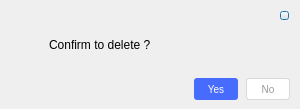
<?xml version="1.0" encoding="UTF-8"?>
<ui version="4.0">
 <class>ConfirmDialog</class>
 <widget class="QDialog" name="ConfirmDialog">
  <property name="geometry">
   <rect>
    <x>0</x>
    <y>0</y>
    <width>300</width>
    <height>109</height>
   </rect>
  </property>
  <property name="windowTitle">
   <string>Dialog</string>
  </property>
  <widget class="QLabel" name="label_askimg">
   <property name="geometry">
    <rect>
     <x>23</x>
     <y>36</y>
     <width>16</width>
     <height>16</height>
    </rect>
   </property>
   <property name="styleSheet">
    <string notr="true">border-image: url(:/images/ask.png);</string>
   </property>
   <property name="text">
    <string/>
   </property>
  </widget>
  <widget class="QPushButton" name="pushButton_cancel">
   <property name="geometry">
    <rect>
     <x>246</x>
     <y>78</y>
     <width>44</width>
     <height>22</height>
    </rect>
   </property>
   <property name="focusPolicy">
    <enum>Qt::NoFocus</enum>
   </property>
   <property name="styleSheet">
    <string notr="true">QPushButton {
	background-color:#ffffff;
	border:1px solid #D9D9D9;
	border-radius:3px;  
	color:#999999;
	font-family: &quot;Microsoft YaHei&quot;;
	font-size: 10px;
}
QPushButton#pushButton:pressed {  
    /* 改变背景色   
    background-color:rgb(40,85,20); */
    /* 使文字有一点移动 */  
    padding-left:6px;  
    padding-top:6px;  
}  
</string>
   </property>
   <property name="text">
    <string>No</string>
   </property>
  </widget>
  <widget class="QLabel" name="label_askcontent">
   <property name="geometry">
    <rect>
     <x>49</x>
     <y>34</y>
     <width>171</width>
     <height>21</height>
    </rect>
   </property>
   <property name="text">
    <string>Confirm to delete ?</string>
   </property>
  </widget>
  <widget class="QPushButton" name="pushButton_close">
   <property name="geometry">
    <rect>
     <x>280</x>
     <y>11</y>
     <width>9</width>
     <height>9</height>
    </rect>
   </property>
   <property name="styleSheet">
    <string notr="true">border-image: url(:/images/modalclose.png);</string>
   </property>
   <property name="text">
    <string/>
   </property>
  </widget>
  <widget class="QPushButton" name="pushButton_confirm">
   <property name="geometry">
    <rect>
     <x>194</x>
     <y>78</y>
     <width>44</width>
     <height>22</height>
    </rect>
   </property>
   <property name="focusPolicy">
    <enum>Qt::NoFocus</enum>
   </property>
   <property name="styleSheet">
    <string notr="true">QPushButton {
	background-color:rgba(28%,42%,99%,100%);


	border-style:inset;  
	border-radius:3px;  
	color:white;
	font-family: &quot;Microsoft YaHei&quot;;
	font-size: 10px;
}
QPushButton#pushButton:pressed {  
    /* 改变背景色   
    background-color:rgb(40,85,20); */
    /* 使文字有一点移动 */  
    padding-left:6px;  
    padding-top:6px;  
}  
</string>
   </property>
   <property name="text">
    <string>Yes</string>
   </property>
  </widget>
 </widget>
 <resources/>
 <connections/>
</ui>
